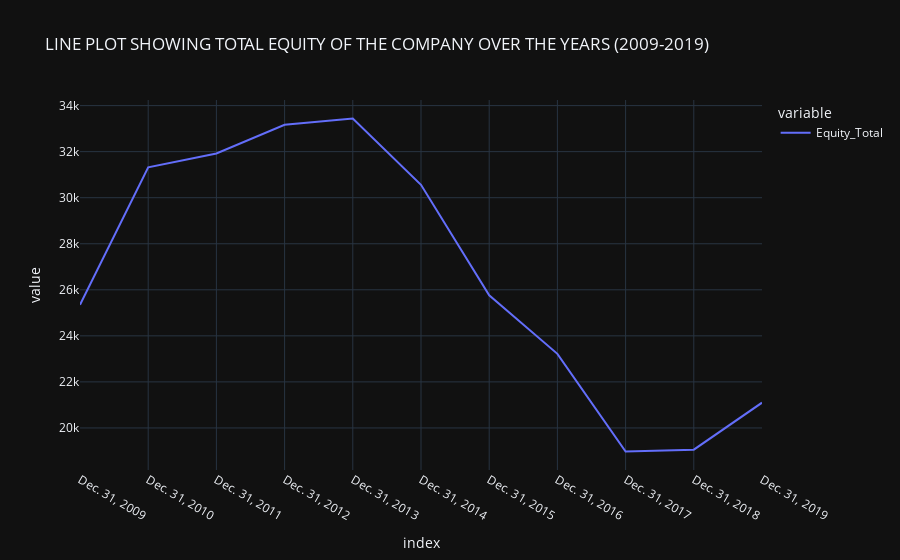

The notebook cell this image was saved under:
### Code cell
px.line(data_frame = df, y = ['Equity_Total'], template = 'plotly_dark', title = 'LINE PLOT SHOWING TOTAL EQUITY OF THE COMPANY OVER THE YEARS (2009-2019)')

### Figure 1 — Plotly figure (JSON) as saved in the notebook; plotly's stock layout.template omitted (floating-point values rounded to 4 significant figures)
{"data": [{"hovertemplate": "variable=Equity_Total<br>index=%{x}<br>value=%{y}<extra></extra>", "legendgroup": "Equity_Total", "line": {"color": "#636efa", "dash": "solid"}, "marker": {"symbol": "circle"}, "mode": "lines", "name": "Equity_Total", "orientation": "v", "showlegend": true, "type": "scatter", "x": ["Dec. 31, 2009", "Dec. 31, 2010", "Dec. 31, 2011", "Dec. 31, 2012", "Dec. 31, 2013", "Dec. 31, 2014", "Dec. 31, 2015", "Dec. 31, 2016", "Dec. 31, 2017", "Dec. 31, 2018", "Dec. 31, 2019"], "xaxis": "x", "y": [25346, 31317, 31921, 33168, 33440, 30561, 25764, 23220, 18977, 19058, 21098], "yaxis": "y"}], "layout": {"legend": {"title": {"text": "variable"}, "tracegroupgap": 0}, "title": {"text": "LINE PLOT SHOWING TOTAL EQUITY OF THE COMPANY OVER THE YEARS (2009-2019)"}, "xaxis": {"anchor": "y", "domain": [0, 1], "title": {"text": "index"}}, "yaxis": {"anchor": "x", "domain": [0, 1], "title": {"text": "value"}}}}
